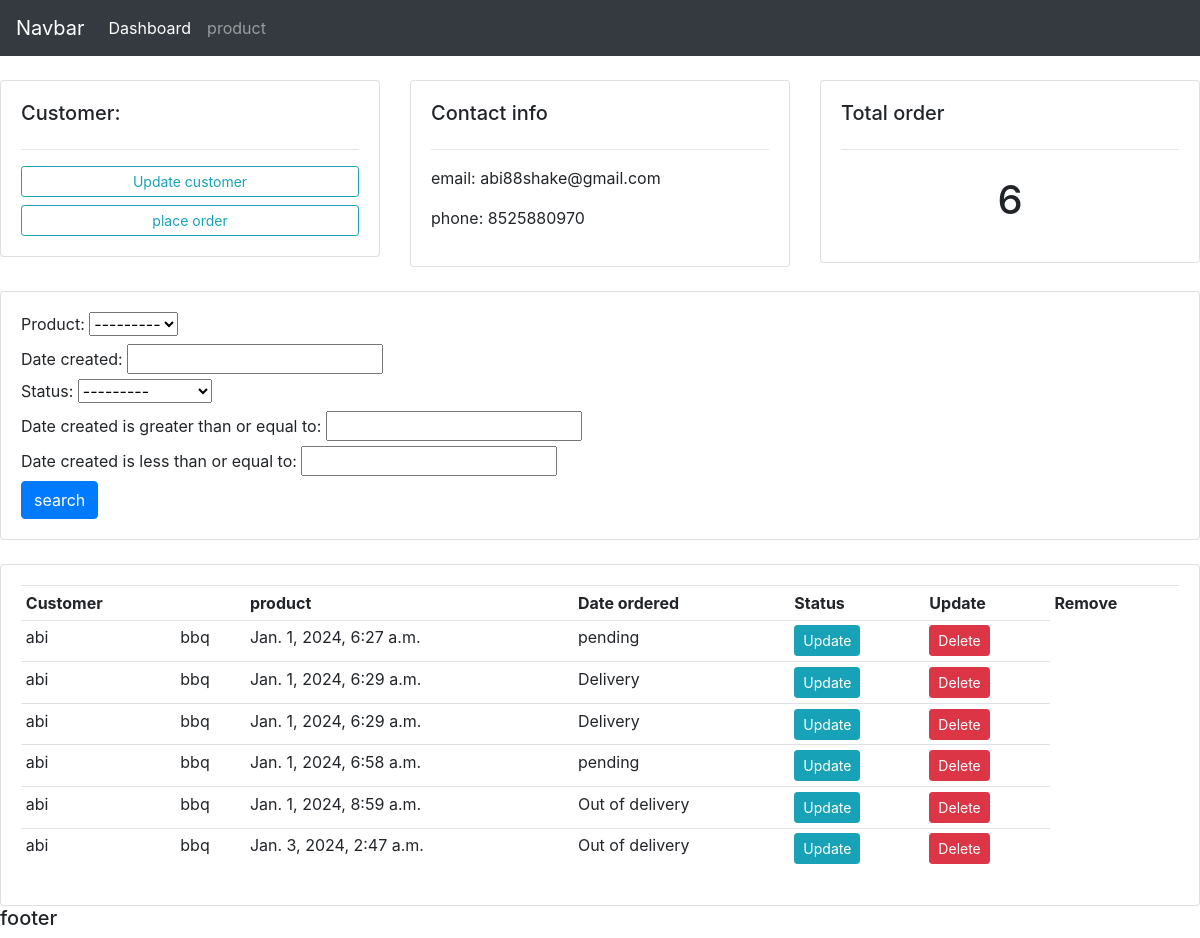
The app's page /customer/1/ with its own data.
### demoapp/models.py (models this page shows, shortened)
class Customer(models.Model):
    name = models.CharField(max_length=200, null=True)
    phone = models.CharField(max_length=200, null=True)
    email = models.CharField(max_length=200, null=True)
    date_created = models.DateTimeField(auto_now_add=True,null=True)
    def __str__(self):
        return self.name

class Order(models.Model):
   STATUS ={
       ('pending','pending'),
       ('Out of delivery','Out of delivery'),
       ('Delivery','Delivery')
       }
   customer = models.ForeignKey(Customer, null=True, on_delete= models.SET_NULL)
   product = models.ForeignKey(Product, null=True, on_delete= models.SET_NULL)
   date_created = models.DateTimeField(auto_now_add=True,null=True)
   status = models.CharField(max_length=200,null=True,choices=STATUS)

class Product(models.Model):
    CATEGORY={
        ('Indoor','Indoor'),
        ('outdoor','outdoor')
    }
    name =  models.CharField(max_length=200, null=True)
    price = models.FloatField(null=True)
    category = models.CharField(max_length=200, null=True,choices=CATEGORY)
    description = models.CharField(max_length=200, null=True)
    date_created = models.DateTimeField(auto_now_add=True,null=True)
    tag = models.ManyToManyField(Tag)
    def __str__(self):
        return self.name

### demoapp/views.py (the view)
# urls.py: path('customer/<str:pk_test>/',views.customer,name='customer'),
def customer(request,pk_test):
    customer = Customer.objects.get(id=pk_test)
    orders = customer.order_set.all()
    order_count = orders.count()
    myFilter = OrderFilter(request.GET, queryset=orders)
    orders = myFilter.qs
    context = {'customer':customer,'orders':orders,'order_count':order_count,
               'myFilter':myFilter}
    return render(request,'demoapp/customer.html',context)

### templates/demoapp/customer.html
{% extends 'demoapp/main.html' %}
{% block content %}
<br>
<div class="row">
    <div class="col-md">
        <div class="card card-body">
            <h5>Customer:</h5>
            <hr>
            <a class="btn btn-outline-info btn-sm btn-block" href="">Update customer</a>
            <a class="btn btn-outline-info btn-sm btn-block" href="{% url 'create_order' customer.id %}">place order</a>
        </div>
    </div>
    <div class="col-md">
        <div class="card card-body">
            <h5>Contact info</h5>
             <hr>
             <p>email: {{customer.email}} </p>
             <p>phone: {{customer.phone}} </p>
        </div>
    </div>
    <div class="col-md">
        <div class="card card-body">
            <h5>Total order</h5>
            <hr>
            <h1 style="text-align: center;padding:10px">{{order_count}}</h1>
        </div>
    </div>
</div>
<br>
<div class="row">
    <div class="col-md">
        <div class="card card-body">
            <form method="get">
                {{myFilter.form}}
               <button class="btn btn-primary" type="submit">search</button>
            </form>
        </div>
    </div>
</div>
<br>
<div class="row">
    <div class="col-md">
        <div class="card card-body">
           <table class="table table-sm">
              <tr>
                <th>Customer<th>
                <th>product</th>
                <th>Date ordered</th>
                <th>Status</th>
                <th>Update</th>
                <th>Remove</th>
              </tr>
              {% for order in orders %}
              <tr>
                <td>{{order.customer}}</td>
                <td>{{order.product}}</td>
                <td>{{order.date_created}}</td>
                <td>{{order.status}}</td>
                <td><a class="btn btn-sm btn-info" href="{% url 'updateorder' order.id %}">Update</a></td>
                <td><a class="btn btn-sm btn-danger" href="{% url 'deleteorder' order.id %}">Delete</a></td>
                </tr>
              {% endfor %}
           </table>
        </div>
    </div>
</div>
{% endblock %}

### records on screen
Customer: email "abi88shake@gmail.com", phone "8525880970"
Order: customer "abi", product "bbq", date_created "Jan. 1, 2024, 6:27 a.m.", status "pending"
Order: customer "abi", product "bbq", date_created "Jan. 1, 2024, 6:29 a.m.", status "Delivery"
Order: customer "abi", product "bbq", date_created "Jan. 1, 2024, 6:29 a.m.", status "Delivery"
Order: customer "abi", product "bbq", date_created "Jan. 1, 2024, 6:58 a.m.", status "pending"
Order: customer "abi", product "bbq", date_created "Jan. 1, 2024, 8:59 a.m.", status "Out of delivery"
Order: customer "abi", product "bbq", date_created "Jan. 3, 2024, 2:47 a.m.", status "Out of delivery"

### other values on screen
{{ order_count }} "6"
